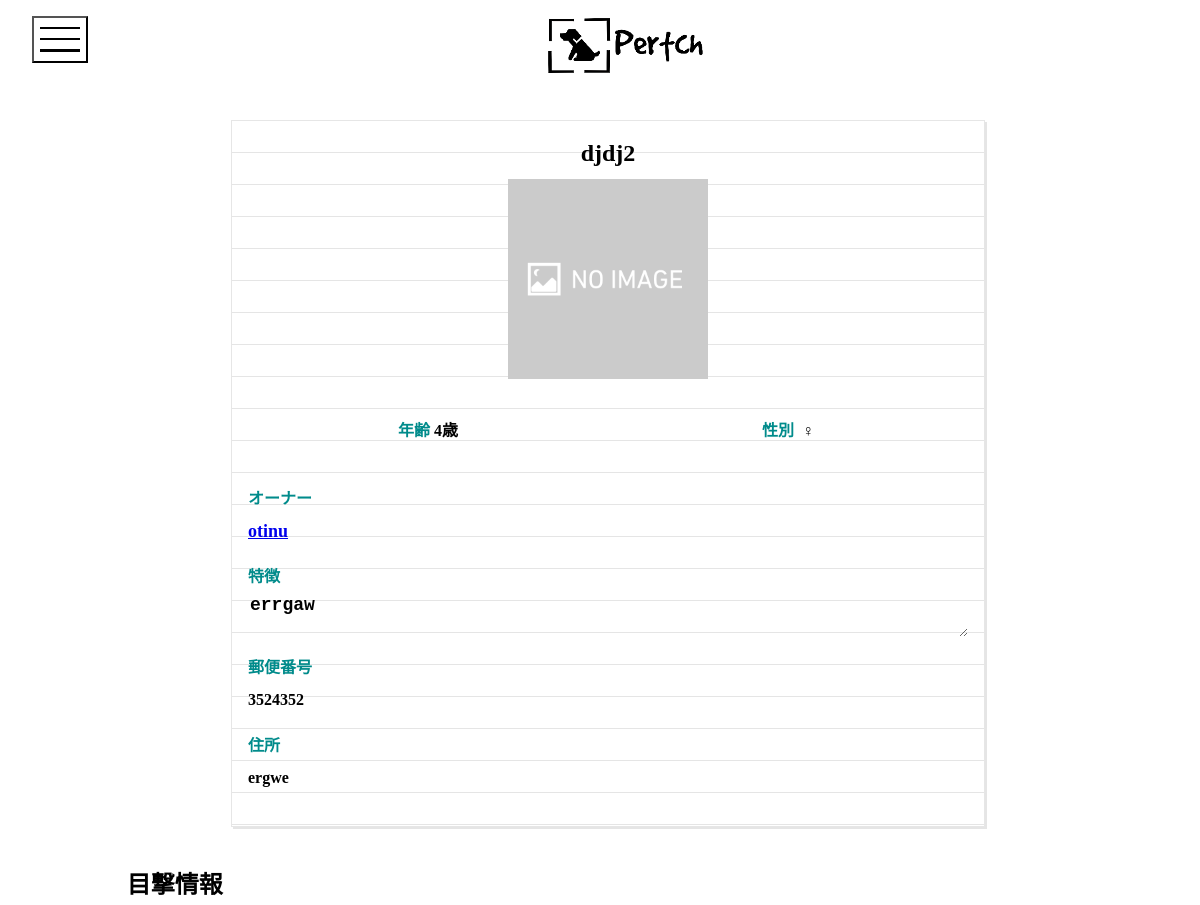
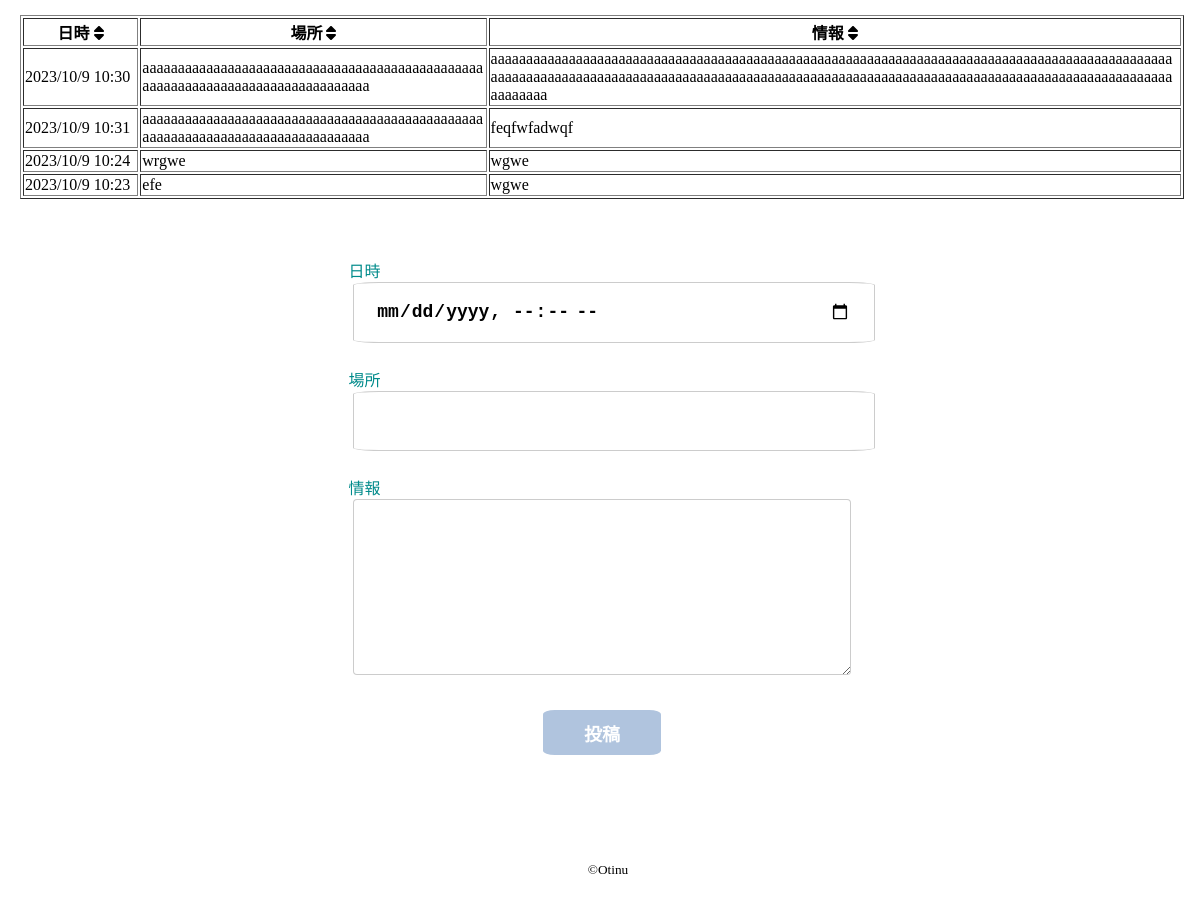
/pet/show/103 (signed in), run on the app's committed database (2 pictures, top to bottom).
### petApp/models.py (models this page shows)
class PetModel(models.Model):
    class Meta:
        db_table = "pet"
    name = models.CharField(validators=[MinLengthValidator(2)], max_length=20)
    age = models.IntegerField(validators=[MinValueValidator(0), MaxValueValidator(99)])
    sex = models.BooleanField()
    charm_point = models.CharField(max_length=1000)
    post_cord = models.IntegerField(validators=[MaxValueValidator(9999999)])
    address = models.CharField(max_length=50)
    image = models.ImageField(upload_to="pet/")
    now = datetime.datetime.now()
    created_at = models.DateTimeField(default=now)
    updated_at = models.DateTimeField(default=now)
    owner = models.ForeignKey(Owner, on_delete=models.CASCADE)

### ownerApp/models.py (models this page shows)
class Owner(AbstractUser, models.Model):
    USERNAME_FIELD = "username"
    REQUIRED_FIELDS = ["contact", "created_at", "updated_at"]
    class Meta:
        db_table = "owner"
    username = models.CharField(max_length=20, unique=True)
    password = models.TextField()
    contact = models.EmailField(max_length=30, unique=True)
    sub_contact = models.CharField(max_length=30)
    message = models.TextField()
    now = datetime.datetime.now()
    created_at = models.DateTimeField(default=now)
    updated_at = models.DateTimeField(default=now)

### petCommentApp/models.py (models this page shows)
class PetCommentModel(models.Model):
    class Meta:
        db_table = "pet_comment"
    event_time = models.DateTimeField()
    event_place = models.CharField(max_length=80)
    event_information = models.CharField(max_length=200)
    now = datetime.datetime.now()
    created_at = models.DateTimeField(default=now)
    updated_at = models.DateTimeField(default=now)
    pet = models.ForeignKey(PetModel, on_delete=models.CASCADE)

### petApp/views.py (the view)
# urls.py: path("show/<int:id>", show, name="show"),
@login_required
def show(request, id):
    pet = get_one_pet(id)
    if pet is None:
        return render(
            request,
            "pet/index.html",
            {"error_message": "予期せぬエラーが発生しました\n管理者にご確認ください"},
        )
    pet_comment_list = pet.petcommentmodel_set.all()  # type: ignore
    pet_comment_list = pet_comment_list.order_by("created_at").reverse()
    form = PetCommentForm()
    return render(
        request,
        "pet/show.html",
        context={"pet": pet, "pet_comment_list": pet_comment_list, "form": form},
    )

### petCommentApp/forms.py
class PetCommentForm(forms.ModelForm):
    event_time = forms.DateTimeField(
        label="時間",
        widget=forms.DateTimeInput(
            attrs={
                "type": "datetime-local",
                "class": "event-text",
            }
        ),
        input_formats=["%Y-%m-%dT%H:%M"],
    )
    event_place = forms.CharField(
        label="場所",
        max_length=80,  # max_lengthを超過した入力は受け付けなくなる
        widget=forms.TextInput(attrs={"class": "event-text"}),  # HTML側でのclass属性を追加
    )
    event_information = forms.CharField(
        label="情報",
        widget=forms.Textarea(attrs={"class": "event-textarea"}),
        max_length=200,
    )
    class Meta:
        model = PetCommentModel
        fields = ("event_time", "event_place", "event_information")

### petApp/views.py (called while the page is built)
def get_one_pet(id):
    try:
        return PetModel.objects.get(pk=id)
    except PetModel.DoesNotExist:
        print(traceback.format_exc())
        return None

### templates/pet/show.html (shortened to what this page needs)
{% extends "base.html" %}
{% load static %}
{% block extra_css %}
<link rel="stylesheet" href="{% static 'css/pet/show.css' %}">
<link rel="stylesheet" href="{% static 'css/header.css' %}">
<link rel="stylesheet" href="https://use.fontawesome.com/releases/v6.2.1/css/all.css" />
{% endblock extra_css %}
{% block header %}
{% include "_header.html" %}
{% endblock header %}
{% block main %}
<div class="body-container">
    <div class="form-container">
        <form id="pet-show" method="#" enctype="multipart/form-data">
            <h2 style="margin: 0;">{{ pet.name }}</h2>
            {% if pet.image %}
            <img id="pet-image" src="{{ pet.image.url }}">
            {% else %}
            <img id="pet-image" src="{% static '/image/no-image.png' %}">
            {% endif %}
            <div class="mix-area">
                <div class="age-area">
                    <label>年齢</label>
                    <p>{{ pet.age }}歳</p>
                </div>
                <div class="gender-area">
                    <label>性別&nbsp;</label>
                    {% if pet.sex %}
                    <p>♂</p>
                    {% else %}
                    <p>♀</p>
                    {% endif %}
                </div>
            </div>
            <label>オーナー</label>
            <a id="owner-show-link" href="{% url 'owner:detail' pet.owner.id %}">{{ pet.owner.username }}</a>
            <label>特徴</label>
            <textarea readonly>{{ pet.charm_point }}</textarea>
            <label>郵便番号</label>
            <p>{{ pet.post_cord }}</p>
            <label>住所</label>
            <p>{{ pet.address }}</p>
        </form>
    </div>
    <div id="eyewitness-area">
        <br>
        <h2 id="eye-witness-title">目撃情報</h2>
        {% if pet_comment_list %}
        <table id="sort_table" border="1" style="table-layout: fixed;">
            <colgroup>
                <col width="10%">
                <col width="30%">
                <col width="60%">
            </colgroup>
            <tr>
                <th class="eyewitness-table-header1">日時&nbsp;<i class="fa fa-sort"></i></th>
                <th class="eyewitness-table-header1">場所&nbsp;<i class="fa fa-sort"></i></th>
                <th class="eyewitness-table-header1">情報&nbsp;<i class="fa fa-sort"></i></th>
            </tr>
            {% for pet_comment in pet_comment_list %}
            <tr align="center">
                <td class="show-eventTime">{{ pet_comment.event_time|date:"Y/m/j H:i" }}</td>
                <td>{{ pet_comment.event_place }}</td>
                <td>{{ pet_comment.event_information }}</td>
            </tr>
            {% endfor %}
        </table>
        {% endif %}
        <form method="post" id="eyewitness-posing-area" action="{% url 'pet_comment:new' %}">
            <label class="eyewitness-label">日時</label><br>
            {{ form.event_time }}
            <label class="eyewitness-label">場所</label><br>
            {{ form.event_place }}
            <label class="eyewitness-label">情報</label><br>
            {{ form.event_information }}
            <input type="submit" id="eyewitness-button" value="投稿">
        </form>
    </div>
{% endblock main %}

### templates/base.html (shortened to what this page needs)
{% load static %}
<!DOCTYPE html>
<html lang="ja">
<head>
    <link rel="stylesheet" href="https://use.fontawesome.com/releases/v6.2.1/css/all.css" />
    {% block extra_css %}{% endblock extra_css %}
</head>
<body>
    {% block header %}{% endblock header %}
    {% block main %}{% endblock main %}
    <footer style="text-align: center; margin-top: 8%">
        <small>©Otinu</small>
    </footer>
</body>
</html>

### templates/_header.html (shortened to what this page needs)
{% load static %}
<header>
    <div class="header-container">
        <button class="hamburger-menu">
            <span></span> <span></span> <span></span>
        </button>
        <a id="title-logo-link" href="/pet/index"> <img id="title-logo-img" src="{% static '/image/title_logo.png' %}">
        </a>
    </div>
</header>

### static/css/pet/show.css (style rules this page uses)
p { margin: 0; }
form>p { text-align: start; }
th { white-space: nowrap; }
td { text-align: left; }
label { color: darkcyan; text-align: start; margin-top: 2%; }
input, textarea, #owner-show-link { font-size: 120%; margin: 0; text-align: start; outline: none; border: none; font-size: 18px; mix-blend-mode: multiply; font-weight: bold; }
textarea { resize: vertical; min-height: 40px; max-height: 200px; }
th { cursor: pointer; }
.body-container { position: absolute; top: 15vh; width: 100%; height: 100%; }
.form-container { text-align: center; }
#pet-show { display: inline-grid; width: 60%; background-color: #fff; background-image: linear-gradient(180deg, rgba(100, 100, 100, 0) 0%, rgba(100, 100, 100, 0) 97.5%, #646464 103%); background-size: 100% 2em; line-height: 2em; border: solid 1px #e6e6e6; padding: 1em 1em 1.98em 1em; font-weight: bold; box-shadow: 2px 2px 0 rgb(0 0 0 / 10%); }
#pet-image { width: 200px; height: 200px; margin: 10px auto 0 auto; mix-blend-mode: normal; }
.mix-area { display: grid; margin: 5% 0 3% 0; grid-template-columns: 1fr 1fr; text-align: center; }
.age-area>p, .gender-area>p { display: inline; }
table#sort_table { table-layout: fixed; margin-left: auto; margin-right: auto; width: 98%; }
table#sort_table tr { word-wrap: break-word; }
#eye-witness-title { margin-left: 10%; }
#eyewitness-area { display: grid; margin-right: 1%; }
#eyewitness-posing-area { margin-top: 5%; text-align: center; }
.eyewitness-label { margin-right: 40%; }
.event-text { height: 12%; width: 40%; margin: 0% 0% 2% 2%; padding: 0 2%; border-radius: 5%; border: none; box-shadow: 0 0 0 1px #ccc inset; }
.event-textarea { display: block; font-size: medium; font-family: inherit; width: 40%; height: 30%; padding: 1%; margin: 0% 0% 0% 2%; border-radius: 4px; border: none; box-shadow: 0 0 0 1px #ccc inset; appearance: none; -webkit-appearance: none; -moz-appearance: none; resize: vertical; margin-inline: auto; }
#eyewitness-button { display: inline-block; width: 10%; padding: 0.8%; margin: 0% 0% 5% 20%; border: none; border-radius: 10%; background-color: #b0c4de; color: #fff; font-weight: bold; appearance: none; -moz-appearance: none; cursor: pointer; border: 1% solid transparent; text-align: center; margin-top: 3%; margin-inline: auto; }

### static/css/header.css (style rules this page uses)
.header-container { display: flex; justify-content: start; margin-top: 2vh; margin-bottom: 5vh; position: relative; }
#title-logo-link { margin: 0 45%; position: absolute; }
#title-logo-img { visibility: visible; height: 60px; mix-blend-mode: multiply; }
.hamburger-menu { margin-left: 2vw; background-color: unset; outline: none !important; cursor: pointer; }
.hamburger-menu>span { background-color: black; width: 40px; height: 2.2px; display: block; margin-bottom: 9px; transition: transform 0.1s; }
.hamburger-menu>span:first-child { margin-top: 1vh; }
.hamburger-menu>span:last-child { margin-bottom: 1vh; }

### data on the page
PetModel: name "djdj2", age "4", owner.username "otinu", charm_point "errgaw", post_cord "3524352", address "ergwe"
PetCommentModel: event_place "aaaaaaaaaaaaaaaaaaaaaaaaaaaaaaaaaaaaaaaaaaaaaaaaaaaaaaaaaaaaaaaaaaaaaaaaaaaaaaaa", event_information "aaaaaaaaaaaaaaaaaaaaaaaaaaaaaaaaaaaaaaaaaaaaaaaaaaaaaaaaaaaaaaaaaaaaaaaaaaaaaaaaaaaaaaaaaaaaaaaaaaaaaaaaaaaaaaaaaaaaaaaaaaaaaaaaaaaaaaaaaaaaaaaaaaaaaaaaaaaaaaaaaaaaaaaaaaaaaaaaaaaaaaaaaaaaaaaaaaaaaaaa"
PetCommentModel: event_place "aaaaaaaaaaaaaaaaaaaaaaaaaaaaaaaaaaaaaaaaaaaaaaaaaaaaaaaaaaaaaaaaaaaaaaaaaaaaaaaa", event_information "feqfwfadwqf"
PetCommentModel: event_place "wrgwe", event_information "wgwe"
PetCommentModel: event_place "efe", event_information "wgwe"
